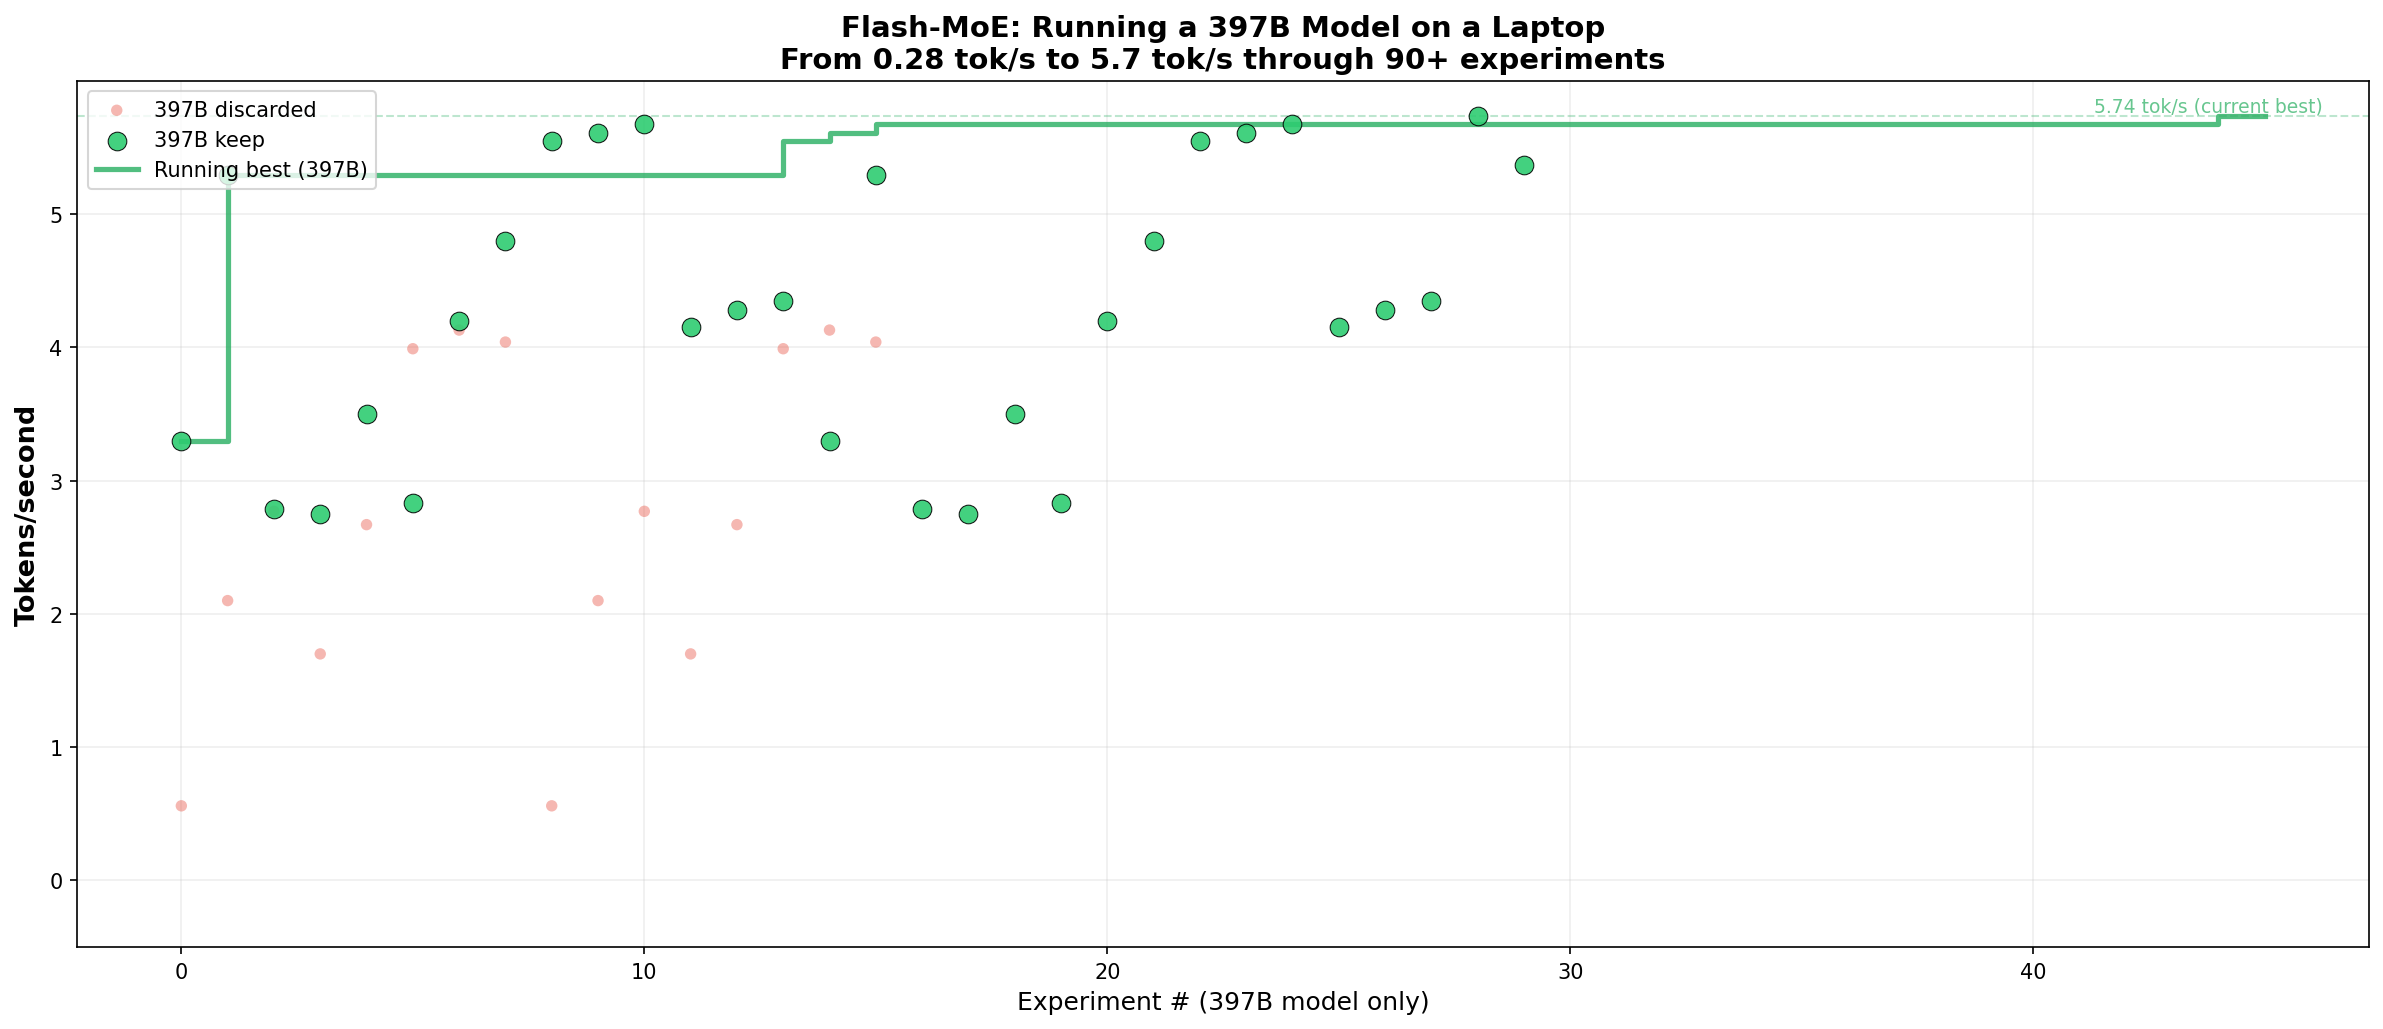

The script that saved this image:
"""
progress.py — Visualize Flash-MoE experiment progress.
Reads results.tsv, generates progress.png focused on the 397B model journey.

Usage:
    pip install pandas matplotlib
    python progress.py
"""

import sys
import os
import pandas as pd
import matplotlib.pyplot as plt
import numpy as np


def main():
    # Load both results files
    dfs = []
    for path in ["results.tsv", "metal_infer/results.tsv"]:
        if os.path.exists(path):
            try:
                cols = ["commit", "model", "params_B", "active_B", "tok_sec", "ttft_ms", "mem_gb", "status", "description"]
                df = pd.read_csv(path, sep="\t", header=None, names=cols)
                dfs.append(df)
            except Exception:
                pass
    if not dfs:
        print("No results.tsv found.")
        sys.exit(0)

    df = pd.concat(dfs, ignore_index=True)
    df["tok_sec"] = pd.to_numeric(df["tok_sec"], errors="coerce")
    df["params_B"] = pd.to_numeric(df["params_B"], errors="coerce")
    df["mem_gb"] = pd.to_numeric(df["mem_gb"], errors="coerce")
    df["status"] = df["status"].str.strip().str.lower()

    # Split into 397B (the main story) and other (context)
    is_397b = df["params_B"] >= 300  # 397B model
    df_397b = df[is_397b].copy()
    df_other = df[~is_397b].copy()

    n_total = len(df)
    n_397b = len(df_397b)
    kept_397b = df_397b[df_397b["status"] == "keep"]

    print(f"\n=== Flash-MoE: 397B Model Journey ===")
    print(f"Total experiments: {n_total} ({n_397b} on 397B, {len(df_other)} on smaller models)")

    if len(kept_397b) > 0:
        best = kept_397b.loc[kept_397b["tok_sec"].idxmax()]
        print(f"Best 397B result: {best['tok_sec']:.1f} tok/s — {best['description'][:80]}")

    # ---- Plot ----
    fig, ax = plt.subplots(figsize=(16, 7))

    # Plot 397B experiments (the main story)
    colors_397b = {"keep": "#2ecc71", "discard": "#e74c3c"}
    for status in ["discard", "keep"]:
        mask = (df_397b["status"] == status) & (df_397b["tok_sec"] > 0)
        if mask.any():
            subset = df_397b[mask]
            ax.scatter(range(len(subset.index)), subset["tok_sec"],
                       c=colors_397b.get(status, "#999"),
                       s=80 if status == "keep" else 30,
                       label=f"397B {status}" if status == "keep" else "397B discarded",
                       zorder=5 if status == "keep" else 3,
                       edgecolors="black" if status == "keep" else "none",
                       linewidths=0.5, alpha=0.9 if status == "keep" else 0.4)

    # Running best line for 397B kept experiments
    kept_nonzero = kept_397b[kept_397b["tok_sec"] > 0].copy()
    if len(kept_nonzero) > 1:
        running_best = kept_nonzero["tok_sec"].cummax()
        x_kept = []
        idx = 0
        for i, row in df_397b.iterrows():
            if row["status"] == "keep" and row["tok_sec"] > 0:
                x_kept.append(idx)
            if row["tok_sec"] > 0:
                idx += 1
        if len(x_kept) == len(running_best):
            ax.step(x_kept, running_best.values,
                    where="post", color="#27ae60", linewidth=2.5, alpha=0.8,
                    label="Running best (397B)")

    # Annotate key milestones
    milestones = [
        ("CPU-only\n0.28 tok/s", 0.28),
        ("GPU matmuls\n1.85 tok/s", 1.85),
        ("Fused pipeline\n5.29 tok/s", 5.29),
        ("2-bit experts\n5.55 tok/s", 5.55),
        ("Trust OS cache\n5.74 tok/s", 5.74),
    ]

    ax.set_ylabel("Tokens/second", fontsize=13, fontweight="bold")
    ax.set_xlabel("Experiment # (397B model only)", fontsize=12)
    ax.set_title("Flash-MoE: Running a 397B Model on a Laptop\n"
                 "From 0.28 tok/s to 5.7 tok/s through 90+ experiments",
                 fontsize=14, fontweight="bold")
    ax.legend(loc="upper left", fontsize=10)
    ax.grid(True, alpha=0.2)
    ax.set_ylim(bottom=-0.5)

    # Add phase annotations
    ax.axhline(y=5.74, color="#27ae60", linestyle="--", alpha=0.3, linewidth=1)
    ax.text(0.98, 5.74, "  5.74 tok/s (current best)", transform=ax.get_yaxis_transform(),
            va="bottom", ha="right", fontsize=9, color="#27ae60", alpha=0.7)

    plt.tight_layout()
    plt.savefig("progress.png", dpi=150, bbox_inches="tight")
    print(f"\nSaved progress.png")


if __name__ == "__main__":
    main()
